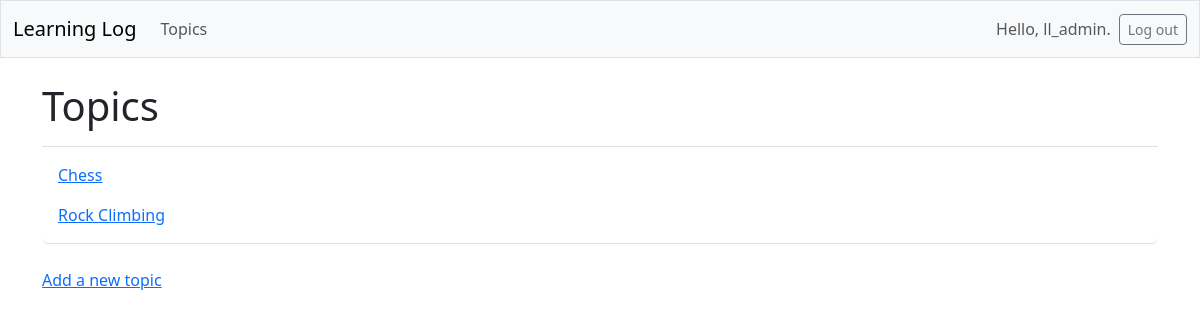
Before: /topics/ (signed in) with the older database file.
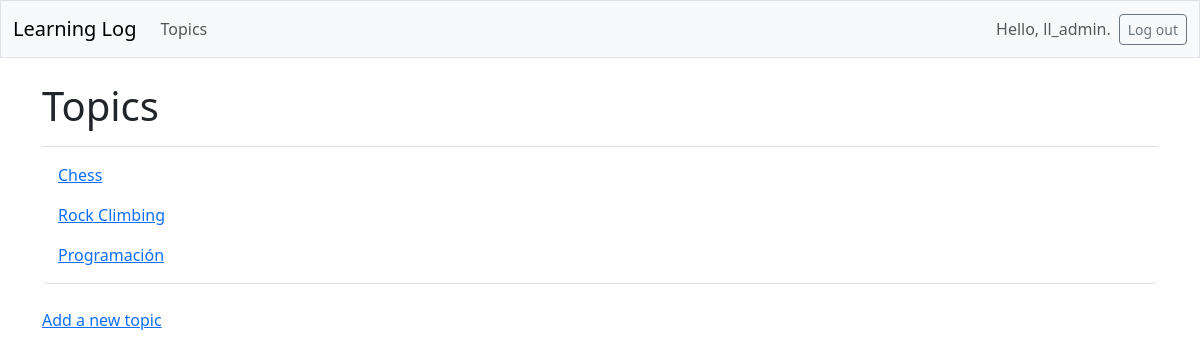
After: the same page with the newer database file.
### learning_logs/models.py (models this page shows, shortened)
class Topic(models.Model):
    text = models.CharField(max_length=200)
    date_added = models.DateTimeField(auto_now_add=True)
    owner = models.ForeignKey(User, on_delete=models.CASCADE)

### learning_logs/views.py (the view)
# urls.py: path('topics/', views.topics,name='topics'),
@login_required
def topics(request):
    topics = Topic.objects.filter(owner=request.user).order_by('date_added')
    context = {'topics':topics}
    return render(request, 'learning_logs/topics.html',context)

### learning_logs/templates/learning_logs/topics.html (shortened to what this page needs)
<!DOCTYPE html>
<html lang="en">
<head>
</head>
<body>
{% extends 'learning_logs/base.html' %}
{% block page_header %}
  <h1>Topics</h1>
{% endblock page_header %}
{% block content %}
  <ul class="list-group border-bottom pb-2 mb-4">
    {% for topic in topics %}
      <li class="list-group-item border-0">
        <a href="{% url 'learning_logs:topic' topic.id %}">
          {{ topic.text }}</a>
      </li>
    {% empty %}
      <li class="list-group-item border-0">No topics have been added yet.</li>
    {% endfor %}
  </ul>
  <a href="{% url 'learning_logs:new_topic' %}">Add a new topic</a>
{% endblock content %}

Changed rows visible on the page:
added Topic: text "Programación"
